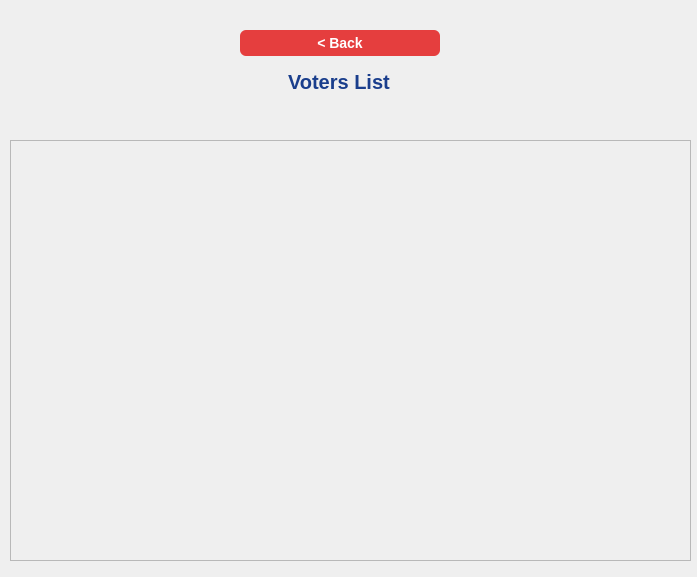
<?xml version="1.0" encoding="UTF-8"?>
<ui version="4.0">
 <class>all_voters_screen</class>
 <widget class="QWidget" name="all_voters_screen">
  <property name="geometry">
   <rect>
    <x>0</x>
    <y>0</y>
    <width>697</width>
    <height>577</height>
   </rect>
  </property>
  <property name="windowTitle">
   <string>Form</string>
  </property>
  <widget class="QWidget" name="gridLayoutWidget">
   <property name="geometry">
    <rect>
     <x>0</x>
     <y>0</y>
     <width>691</width>
     <height>111</height>
    </rect>
   </property>
   <layout class="QGridLayout" name="gridLayout">
    <property name="leftMargin">
     <number>8</number>
    </property>
    <property name="topMargin">
     <number>30</number>
    </property>
    <property name="rightMargin">
     <number>20</number>
    </property>
    <property name="horizontalSpacing">
     <number>19</number>
    </property>
    <item row="1" column="0" colspan="3" alignment="Qt::AlignmentFlag::AlignHCenter">
     <widget class="QLabel" name="label">
      <property name="styleSheet">
       <string notr="true"> font-size: 20px;
    font-weight: bold;
    color: #1a3e8c;
    margin-bottom: 10px;</string>
      </property>
      <property name="text">
       <string>Voters List</string>
      </property>
     </widget>
    </item>
    <item row="0" column="1">
     <widget class="QPushButton" name="backButton">
      <property name="minimumSize">
       <size>
        <width>100</width>
        <height>0</height>
       </size>
      </property>
      <property name="maximumSize">
       <size>
        <width>200</width>
        <height>16777215</height>
       </size>
      </property>
      <property name="styleSheet">
       <string notr="true">background-color: rgb(229, 62, 62);
    color: white;
    border: none;
    border-radius: 6px;
    font-size: 14px;
    font-weight: 600;
    padding:5px;
   </string>
      </property>
      <property name="text">
       <string>&lt; Back</string>
      </property>
     </widget>
    </item>
   </layout>
  </widget>
  <widget class="QScrollArea" name="scrollArea">
   <property name="geometry">
    <rect>
     <x>10</x>
     <y>140</y>
     <width>681</width>
     <height>421</height>
    </rect>
   </property>
   <property name="widgetResizable">
    <bool>true</bool>
   </property>
   <widget class="QWidget" name="votersList">
    <property name="geometry">
     <rect>
      <x>0</x>
      <y>0</y>
      <width>679</width>
      <height>419</height>
     </rect>
    </property>
    <layout class="QVBoxLayout" name="verticalLayout">
     <item>
      <widget class="QWidget" name="widget" native="true">
       <property name="layoutDirection">
        <enum>Qt::LayoutDirection::LeftToRight</enum>
       </property>
      </widget>
     </item>
    </layout>
   </widget>
  </widget>
 </widget>
 <resources/>
 <connections/>
</ui>
